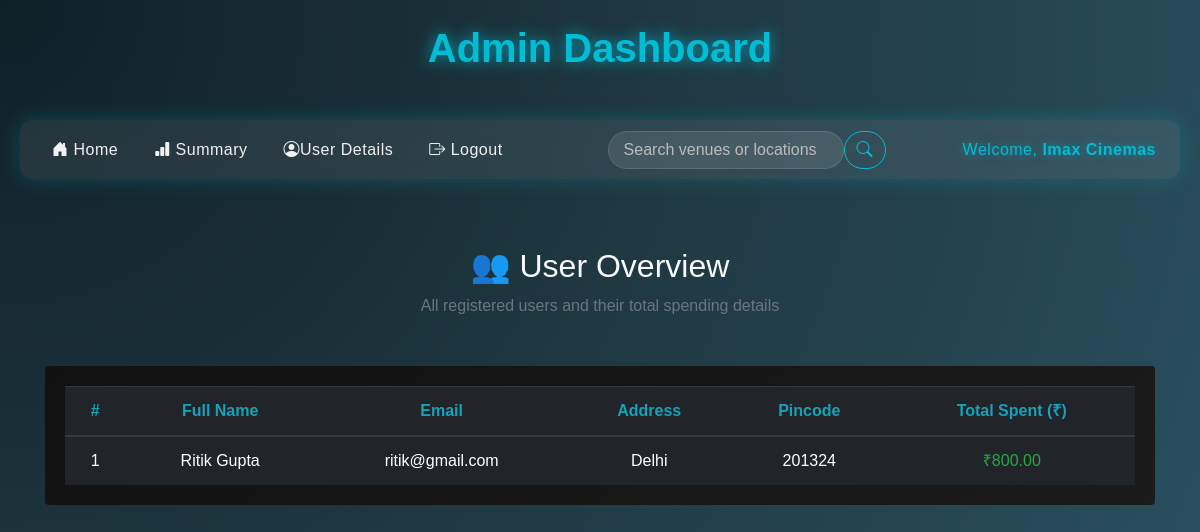
Screenshot of /user_details/Imax Cinemas with the database file from the repository.
### backend/models.py (models this page shows)
class User_Info(db.Model):
    __tablename__ = "user_info"
    id = db.Column(db.Integer, primary_key=True)
    email = db.Column(db.String, unique=True, nullable=False)
    password = db.Column(db.String, nullable=False)
    role = db.Column(db.Integer, default=1)
    full_name = db.Column(db.String, nullable=False)
    address = db.Column(db.String, nullable=False)
    pincode = db.Column(db.Integer, nullable=False)
    total_spent = db.Column(db.Float, default=0.0)
    tickets = db.relationship(
        "Ticket", cascade="all,delete", backref="user_info", lazy=True
    )

### backend/controllers.py (the view)
@app.route("/user_details/<name>")
def admin_users(name):
    users = User_Info.query.filter_by(role=1).order_by(User_Info.total_spent.desc()).all()
    return render_template("user_details.html", name=name, users=users)

### templates/user_details.html
{% extends "admin_layout.html" %}
{% block content %}
<div class="container py-5 text-light">
  <div class="text-center mb-5">
    <h2 class="fw-bold text-cyan-400 tracking-wide">👥 User Overview</h2>
    <p class="text-muted">All registered users and their total spending details</p>
  </div>
  {% if users %}
  <div class="card shadow-lg rounded-4 border-0"
       style="background: linear-gradient(145deg, #111, #1b1b1b); border: 1px solid rgba(255,255,255,0.08);">
    <div class="card-body">
      <div class="table-responsive">
        <table class="table table-dark table-hover align-middle text-center mb-0">
          <thead class="text-info">
            <tr>
              <th>#</th>
              <th>Full Name</th>
              <th>Email</th>
              <th>Address</th>
              <th>Pincode</th>
              <th>Total Spent (₹)</th>
            </tr>
          </thead>
          <tbody>
            {% for user in users %}
            <tr class="transition hover:bg-zinc-800">
              <td>{{ loop.index }}</td>
              <td class="fw-semibold">{{ user.full_name }}</td>
              <td>{{ user.email }}</td>
              <td>{{ user.address }}</td>
              <td>{{ user.pincode }}</td>
              <td class="text-success fw-bold">
                ₹{{ "%.2f"|format(user.total_spent or 0.0) }}
              </td>
            </tr>
            {% endfor %}
          </tbody>
        </table>
      </div>
    </div>
  </div>
  {% else %}
  <h4 class="text-center text-muted mt-5">No users found 😔</h4>
  {% endif %}
</div>
{% endblock %}

### templates/admin_layout.html (style rules this page uses)
body { background: radial-gradient(circle at top left, #0f2027, #203a43, #2c5364); color: #f1f1f1; font-family: "Poppins", sans-serif; margin: 0; padding: 0; min-height: 100vh; }

### rows the page displays
User_Info: full_name "Ritik Gupta", email "ritik@gmail.com", address "Delhi", pincode "201324", total_spent "800.00"

### other values shown
{{ name }} "Imax Cinemas"
